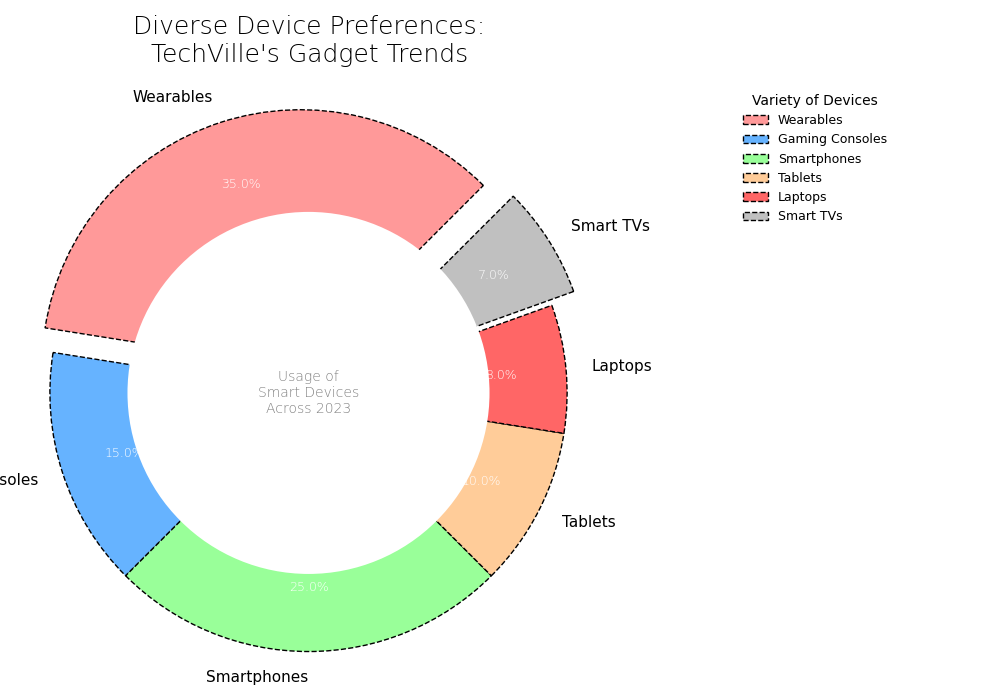

Reproduce this figure in Python.
import matplotlib.pyplot as plt
import numpy as np

# Original devices replaced with shuffled labels
devices = ['Wearables', 'Gaming Consoles', 'Smartphones', 'Tablets', 'Laptops', 'Smart TVs']
usage_percentage = [35, 15, 25, 10, 8, 7]
colors = ['#ff9999', '#66b3ff', '#99ff99', '#ffcc99', '#ff6666', '#c0c0c0']
explode = (0.1, 0, 0, 0, 0, 0.1)

fig, ax = plt.subplots(figsize=(10, 7))

wedges, texts, autotexts = ax.pie(
    usage_percentage,
    labels=devices,
    colors=colors,
    autopct='%1.1f%%',
    startangle=45,
    explode=explode,
    wedgeprops=dict(edgecolor='black', linewidth=1, linestyle='--'),
    pctdistance=0.75
)

centre_circle = plt.Circle((0, 0), 0.70, fc='white')
fig.gca().add_artist(centre_circle)

ax.axis('equal')

# Changed chart title
ax.set_title("Diverse Device Preferences:\nTechVille's Gadget Trends", fontsize=18, fontweight='light', pad=15)

plt.setp(autotexts, size=9, weight='light', color='white')
plt.setp(texts, size=11)

# Altered the center text annotation
ax.text(
    0, 0, 
    'Usage of\nSmart Devices\nAcross 2023', 
    ha='center', va='center', 
    fontsize=10, color='grey', weight='light'
)

ax.legend(
    wedges, devices, 
    title="Variety of Devices",  # Legend title changed
    loc="upper right", bbox_to_anchor=(1, 0, 0.5, 1), fontsize=9, frameon=False
)

plt.grid(True, which='both', axis='both', linestyle='--', linewidth=0.5)
plt.tight_layout()

plt.show()
